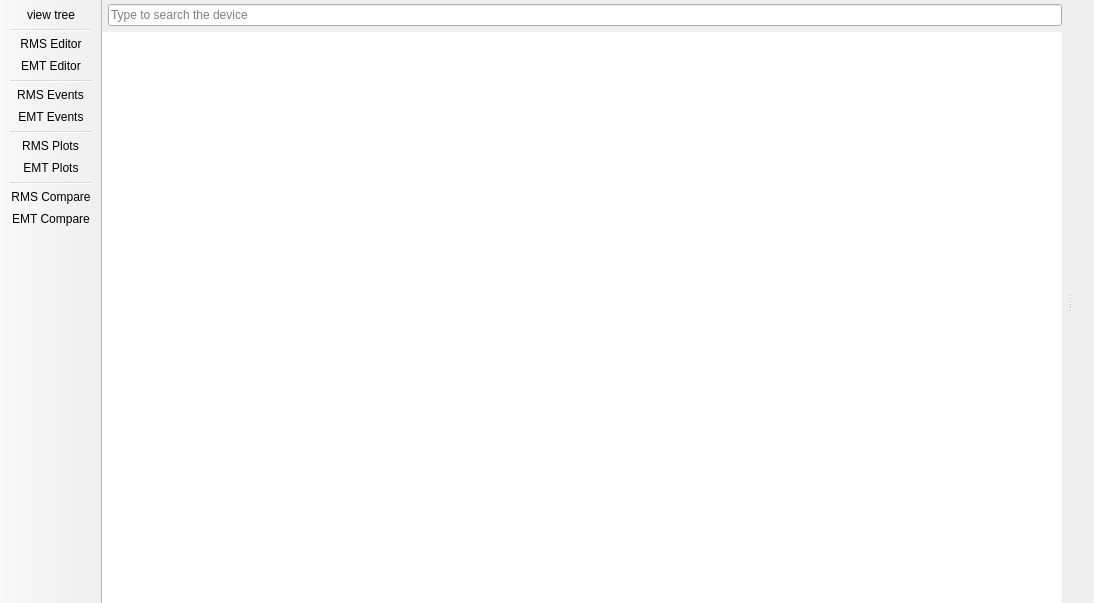
<?xml version="1.0" encoding="UTF-8"?>
<ui version="4.0">
 <class>DynamicEditorWorkspaceWindow</class>
 <widget class="QMainWindow" name="DynamicEditorWorkspaceWindow">
  <property name="geometry">
   <rect>
    <x>0</x>
    <y>0</y>
    <width>1094</width>
    <height>603</height>
   </rect>
  </property>
  <property name="windowTitle">
   <string>Dynamic Editor Workspace</string>
  </property>
  <widget class="QWidget" name="centralwidget">
   <layout class="QVBoxLayout" name="verticalLayout">
    <property name="leftMargin">
     <number>0</number>
    </property>
    <property name="topMargin">
     <number>0</number>
    </property>
    <property name="rightMargin">
     <number>0</number>
    </property>
    <property name="bottomMargin">
     <number>0</number>
    </property>
    <item>
     <widget class="QSplitter" name="splitter">
      <property name="orientation">
       <enum>Qt::Orientation::Horizontal</enum>
      </property>
      <widget class="QFrame" name="treeFrame">
       <property name="frameShape">
        <enum>QFrame::Shape::NoFrame</enum>
       </property>
       <property name="frameShadow">
        <enum>QFrame::Shadow::Raised</enum>
       </property>
       <layout class="QVBoxLayout" name="verticalLayout_2">
        <property name="leftMargin">
         <number>0</number>
        </property>
        <property name="topMargin">
         <number>4</number>
        </property>
        <property name="rightMargin">
         <number>6</number>
        </property>
        <property name="bottomMargin">
         <number>0</number>
        </property>
        <item>
         <widget class="QFrame" name="frame_2">
          <property name="frameShape">
           <enum>QFrame::Shape::NoFrame</enum>
          </property>
          <property name="frameShadow">
           <enum>QFrame::Shadow::Raised</enum>
          </property>
          <layout class="QHBoxLayout" name="horizontalLayout_2">
           <property name="leftMargin">
            <number>6</number>
           </property>
           <property name="topMargin">
            <number>0</number>
           </property>
           <property name="rightMargin">
            <number>0</number>
           </property>
           <property name="bottomMargin">
            <number>0</number>
           </property>
           <item>
            <widget class="QLineEdit" name="searchInTreeLineEdit">
             <property name="placeholderText">
              <string>Type to search the device</string>
             </property>
            </widget>
           </item>
          </layout>
         </widget>
        </item>
        <item>
         <widget class="QTreeView" name="treeView">
          <property name="frameShape">
           <enum>QFrame::Shape::NoFrame</enum>
          </property>
         </widget>
        </item>
       </layout>
      </widget>
      <widget class="QFrame" name="editorFrame">
       <property name="frameShape">
        <enum>QFrame::Shape::NoFrame</enum>
       </property>
       <property name="frameShadow">
        <enum>QFrame::Shadow::Raised</enum>
       </property>
       <layout class="QVBoxLayout" name="verticalLayout_3">
        <property name="leftMargin">
         <number>6</number>
        </property>
        <property name="topMargin">
         <number>0</number>
        </property>
        <property name="rightMargin">
         <number>0</number>
        </property>
        <property name="bottomMargin">
         <number>0</number>
        </property>
        <item>
         <layout class="QVBoxLayout" name="editorFrameLayout"/>
        </item>
       </layout>
      </widget>
     </widget>
    </item>
   </layout>
  </widget>
  <widget class="QToolBar" name="toolBar">
   <property name="windowTitle">
    <string>toolBar</string>
   </property>
   <property name="movable">
    <bool>false</bool>
   </property>
   <property name="allowedAreas">
    <set>Qt::ToolBarArea::LeftToolBarArea</set>
   </property>
   <property name="toolButtonStyle">
    <enum>Qt::ToolButtonStyle::ToolButtonIconOnly</enum>
   </property>
   <property name="floatable">
    <bool>false</bool>
   </property>
   <attribute name="toolBarArea">
    <enum>LeftToolBarArea</enum>
   </attribute>
   <attribute name="toolBarBreak">
    <bool>false</bool>
   </attribute>
   <addaction name="actionview_tree"/>
   <addaction name="separator"/>
   <addaction name="actionRMS_Editor"/>
   <addaction name="actionEMT_Editor"/>
   <addaction name="separator"/>
   <addaction name="actionRMS_Events"/>
   <addaction name="actionEMT_Events"/>
   <addaction name="separator"/>
   <addaction name="actionRMS_Plots"/>
   <addaction name="actionEMT_Plots"/>
   <addaction name="separator"/>
   <addaction name="actionRMS_Compare"/>
   <addaction name="actionEMT_Compare"/>
  </widget>
  <action name="actionview_tree">
   <property name="icon">
    <iconset resource="../../Icons/icons.qrc">
     <normaloff>:/Icons/icons/tree.png</normaloff>:/Icons/icons/tree.png</iconset>
   </property>
   <property name="text">
    <string>view tree</string>
   </property>
   <property name="menuRole">
    <enum>QAction::MenuRole::NoRole</enum>
   </property>
  </action>
  <action name="actionRMS_Editor">
   <property name="icon">
    <iconset resource="../../Icons/icons.qrc">
     <normaloff>:/Icons/icons/dyn.png</normaloff>:/Icons/icons/dyn.png</iconset>
   </property>
   <property name="text">
    <string>RMS Editor</string>
   </property>
   <property name="toolTip">
    <string>Open the RMS editor for the selected device</string>
   </property>
   <property name="menuRole">
    <enum>QAction::MenuRole::NoRole</enum>
   </property>
  </action>
  <action name="actionEMT_Editor">
   <property name="icon">
    <iconset resource="../../Icons/icons.qrc">
     <normaloff>:/Icons/icons/dyn_emt.png</normaloff>:/Icons/icons/dyn_emt.png</iconset>
   </property>
   <property name="text">
    <string>EMT Editor</string>
   </property>
   <property name="toolTip">
    <string>Open the EMT editor for the selected device</string>
   </property>
   <property name="menuRole">
    <enum>QAction::MenuRole::NoRole</enum>
   </property>
  </action>
  <action name="actionRMS_Events">
   <property name="icon">
    <iconset resource="../../Icons/icons.qrc">
     <normaloff>:/Icons/icons/dyn_edit.png</normaloff>:/Icons/icons/dyn_edit.png</iconset>
   </property>
   <property name="text">
    <string>RMS Events</string>
   </property>
   <property name="toolTip">
    <string>Open the RMS events editor</string>
   </property>
   <property name="menuRole">
    <enum>QAction::MenuRole::NoRole</enum>
   </property>
  </action>
  <action name="actionEMT_Events">
   <property name="icon">
    <iconset resource="../../Icons/icons.qrc">
     <normaloff>:/Icons/icons/dyn_emt_edit.png</normaloff>:/Icons/icons/dyn_emt_edit.png</iconset>
   </property>
   <property name="text">
    <string>EMT Events</string>
   </property>
   <property name="toolTip">
    <string>Open the EMT events editor</string>
   </property>
   <property name="menuRole">
    <enum>QAction::MenuRole::NoRole</enum>
   </property>
  </action>
  <action name="actionRMS_Plots">
   <property name="icon">
    <iconset resource="../../Icons/icons.qrc">
     <normaloff>:/Icons/icons/rms_plots.png</normaloff>:/Icons/icons/rms_plots.png</iconset>
   </property>
   <property name="text"><string>RMS Plots</string></property>
   <property name="toolTip"><string>Open the RMS plots editor</string></property>
   <property name="menuRole"><enum>QAction::MenuRole::NoRole</enum></property>
  </action>
  <action name="actionEMT_Plots">
   <property name="icon">
    <iconset resource="../../Icons/icons.qrc">
     <normaloff>:/Icons/icons/emt_plots.png</normaloff>:/Icons/icons/emt_plots.png</iconset>
   </property>
   <property name="text"><string>EMT Plots</string></property>
   <property name="toolTip"><string>Open the EMT plots editor</string></property>
   <property name="menuRole"><enum>QAction::MenuRole::NoRole</enum></property>
  </action>
  <action name="actionRMS_Compare">
   <property name="icon">
    <iconset resource="../../Icons/icons.qrc">
     <normaloff>:/Icons/icons/rms_compare.png</normaloff>:/Icons/icons/rms_compare.png</iconset>
   </property>
   <property name="text"><string>RMS Compare</string></property>
   <property name="toolTip"><string>Compare saved RMS models and parameters</string></property>
   <property name="menuRole"><enum>QAction::MenuRole::NoRole</enum></property>
  </action>
  <action name="actionEMT_Compare">
   <property name="icon">
    <iconset resource="../../Icons/icons.qrc">
     <normaloff>:/Icons/icons/emt_compare.png</normaloff>:/Icons/icons/emt_compare.png</iconset>
   </property>
   <property name="text"><string>EMT Compare</string></property>
   <property name="toolTip"><string>Compare saved EMT models and parameters</string></property>
   <property name="menuRole"><enum>QAction::MenuRole::NoRole</enum></property>
  </action>
 </widget>
 <resources>
  <include location="../../Icons/icons.qrc"/>
 </resources>
 <connections/>
</ui>
